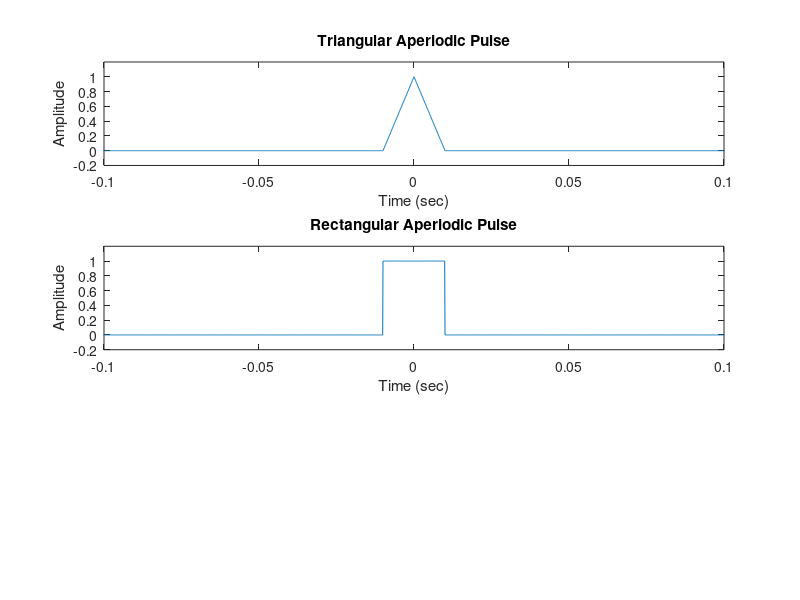

MATLAB code for this plot: (Note: this script raises an error after producing the figure.)
fs = 10000;
t = -1:1/fs:1;
x1 = tripuls(t,20e-3);
x2 = rectpuls(t,20e-3);
subplot(3,1,1)
plot(t,x1)
axis([-0.1 0.1 -0.2 1.2])
xlabel('Time (sec)')
ylabel('Amplitude')
title('Triangular Aperiodic Pulse')
subplot(3,1,2)
plot(t,x2)
axis([-0.1 0.1 -0.2 1.2])
xlabel('Time (sec)')
ylabel('Amplitude')
title('Rectangular Aperiodic Pulse')

tc = gauspuls('cutoff', 50E3, .6, [], -40);
t3 = -tc : 1E-6 : tc;
x3 = gauspuls(t3, 50E3, .6);
subplot(3,1,3)
plot(t3,x3)
% axis([-0.1 0.1 -0.2 1.2])
xlabel('Time (sec)')
ylabel('Amplitude')
title('Gaussian Aperiodic Pulse')
